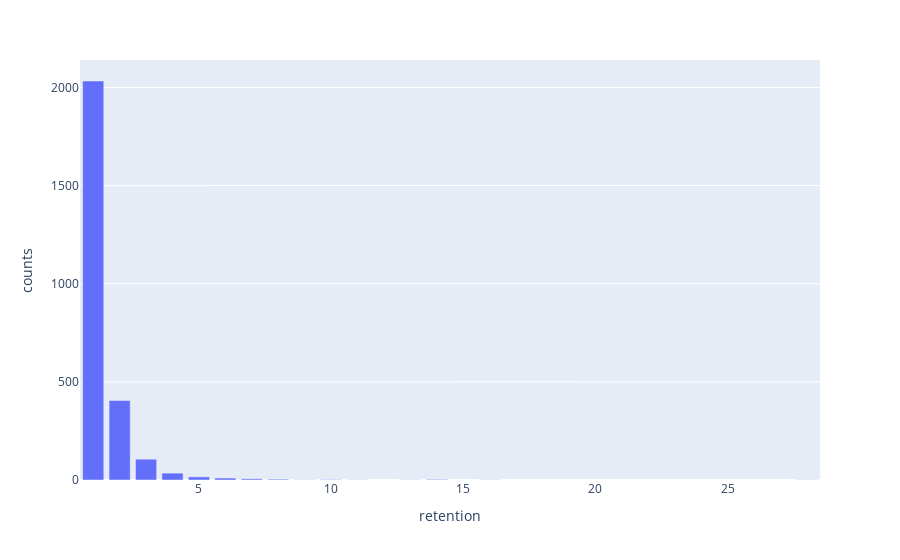

Notebook source saved alongside this figure:
### Markdown cell above
vvip 기준 - 매출 상위 20 퍼

### Code cell
#매출 90퍼를 차지하는 20퍼센트의 고객이 vvip 로 나와야한다. revenue_pct 가 90퍼 이하인 id 만 뽑아서 vvip로 취급한다. vvip는 총 2625명
vvip_ids = indv[indv['revenue_pct'] <= 90]['fullVisitorId'].unique()

#vvip 고객을 추출한다
vvip_df = df[['fullVisitorId', 'totals_totalTransactionRevenue', 'visitStartTime']]
vvip_df = vvip_df[vvip_df['fullVisitorId'].isin(vvip_ids)]

# 매출이 0 이 아닌 데이터만 필터링 한다
vvip_df = vvip_df[vvip_df['totals_totalTransactionRevenue'] != 0]

#vvip의 리텐션 == 일별 구매 횟수 (고객별 totalTransactionRevenue 가 0 이 아닌 날짜의 고유값) 를 본다. 하루에 10번을 구매해도 한번 구매로 친다. == 우리의 리텐션 기준 --> 중요 중요!!
vvip_df['fulldate'] = vvip_df['visitStartTime'].dt.date
vvip_retention = vvip_df.groupby('fullVisitorId')['fulldate'].nunique().reset_index()
vvip_retention.rename(columns={'fulldate': 'retention'}, inplace=True)
vvip_retention = vvip_retention.sort_values('retention', ascending=False)

print(f"vvip 평균 리텐션 {vvip_retention['retention'].mean()} 번")

#vvip 평균 리텐션의 분포 확인
vvip_retention['retention'] = round(vvip_retention['retention'], 0)
temp_count = vvip_retention.groupby('retention')['fullVisitorId'].nunique().reset_index()
temp_count.rename(columns={'fullVisitorId': 'counts'}, inplace=True)

import plotly.express as px
fig = px.bar(temp_count, x="retention", y="counts")
fig.show()

# # 6번 이상 구매한 사람은 아웃라이어로 취급
# vvip_ids = vvip_retention[vvip_retention['retention'] <= 5]['fullVisitorId'].unique()

# #전체 매출
# total_rev = df['totals_totalTransactionRevenue'].sum()
# #vvip 가 한번에 쓰는 돈 계산
# vvip_df = df[['fullVisitorId', 'totals_totalTransactionRevenue', 'visitStartTime']]
# vvip_df = vvip_df[vvip_df['fullVisitorId'].isin(vvip_ids)]
# vvip_df = vvip_df[vvip_df['totals_totalTransactionRevenue'] != 0]
# revenue_df = vvip_df['totals_totalTransactionRevenue'].sum()
# #전체 매출 대비 vvip 매출 (한번에 쓸때)
# print(f"전체 매출 대비 vvip 한번 매출 {round(revenue_df / total_rev * 100, 1)} %")

### Figure 1 — Plotly figure (JSON) as saved in the notebook; plotly's stock layout.template omitted (floating-point values rounded to 4 significant figures)
{"data": [{"alignmentgroup": "True", "hovertemplate": "retention=%{x}<br>counts=%{y}<extra></extra>", "legendgroup": "", "marker": {"color": "#636efa", "pattern": {"shape": ""}}, "name": "", "offsetgroup": "", "orientation": "v", "showlegend": false, "textposition": "auto", "type": "bar", "x": [1, 2, 3, 4, 5, 6, 7, 8, 9, 10, 11, 13, 14, 16, 28], "xaxis": "x", "y": [2033, 405, 106, 35, 16, 10, 6, 4, 1, 2, 1, 1, 3, 1, 1], "yaxis": "y"}], "layout": {"barmode": "relative", "legend": {"tracegroupgap": 0}, "margin": {"t": 60}, "xaxis": {"anchor": "y", "domain": [0, 1], "title": {"text": "retention"}}, "yaxis": {"anchor": "x", "domain": [0, 1], "title": {"text": "counts"}}}}
